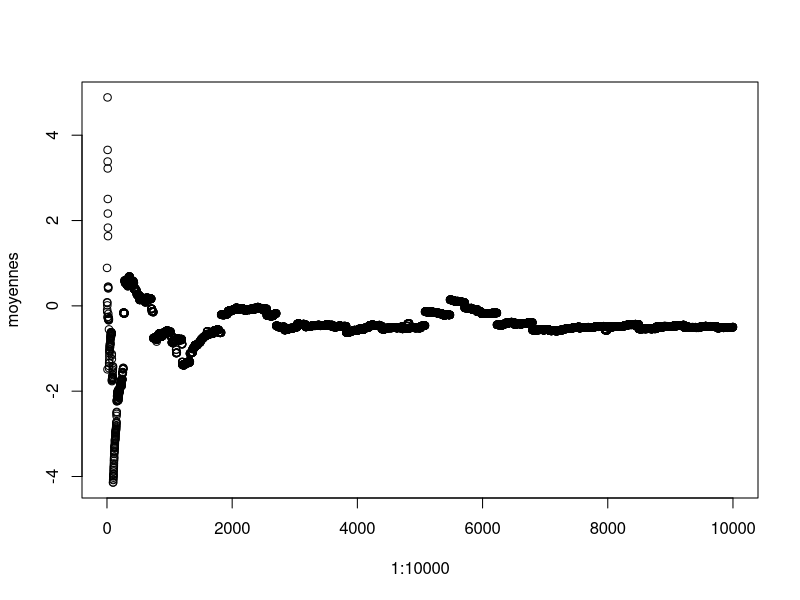

Generate this figure with R:
uniforme=rcauchy(10000)
moyennes=rep(0,10000)
for (i in 1:10000) {
	moyennes[i]=mean(uniforme[1:i])
}

plot(1:10000,moyennes)
